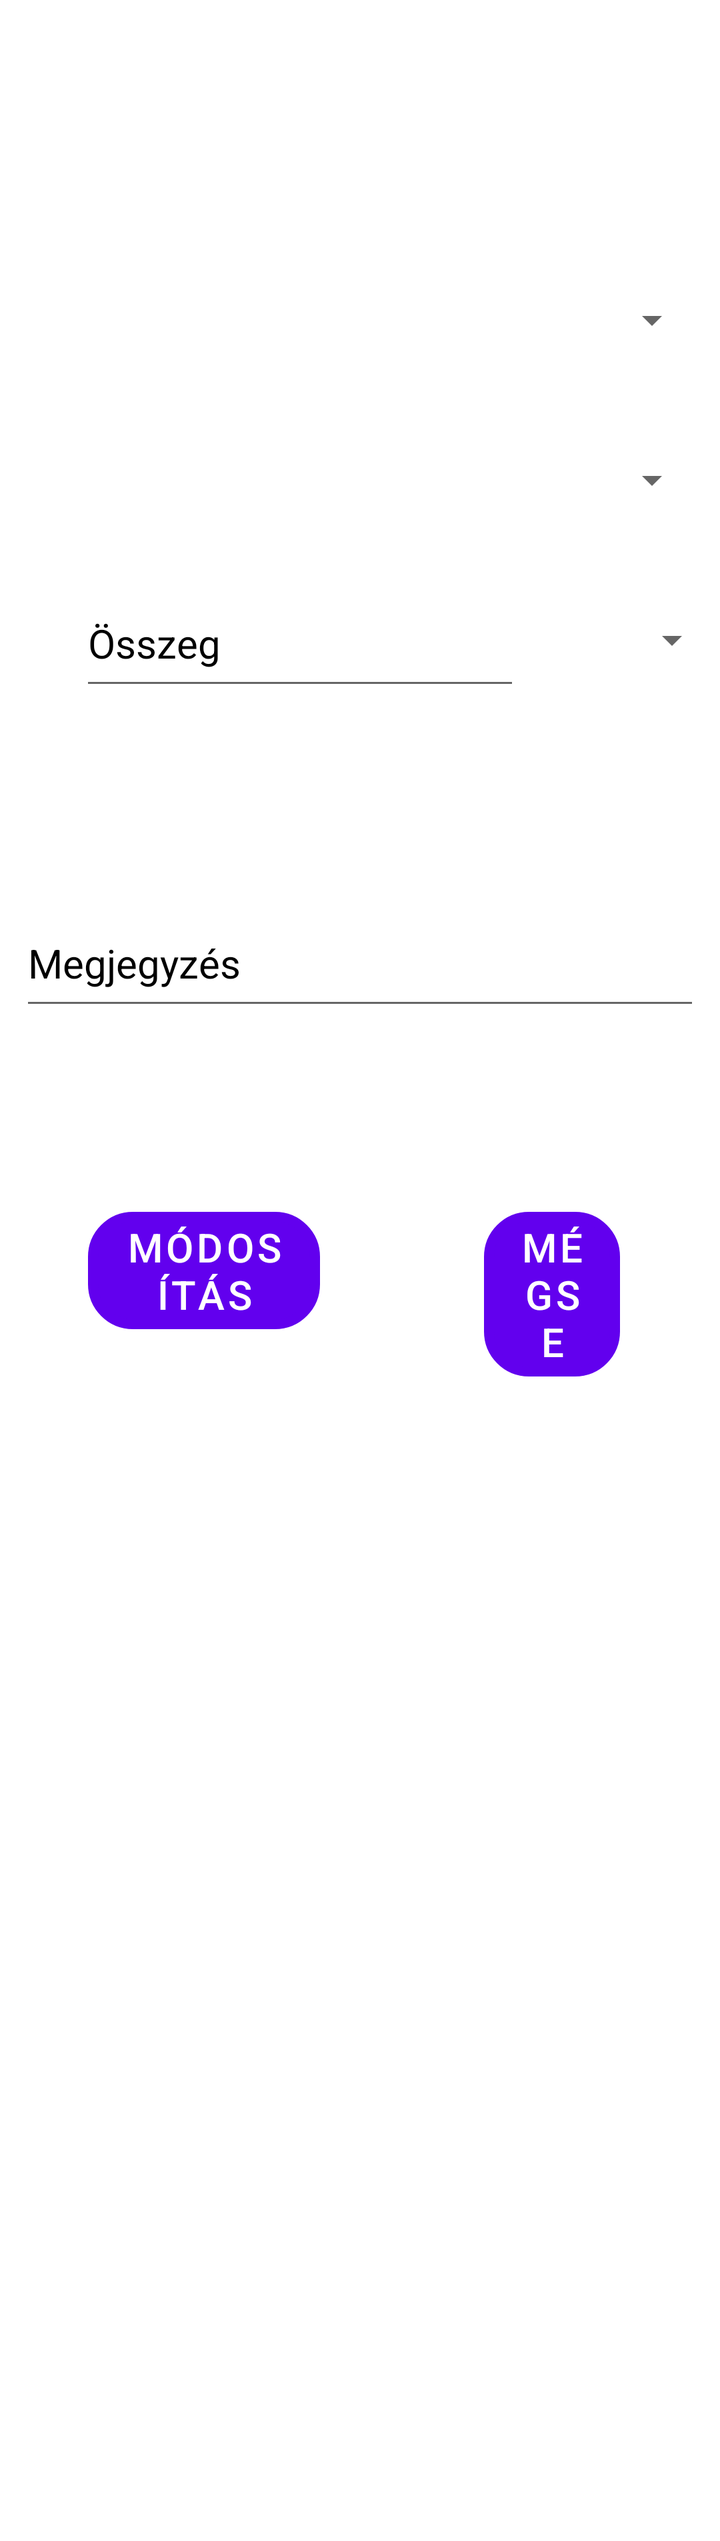
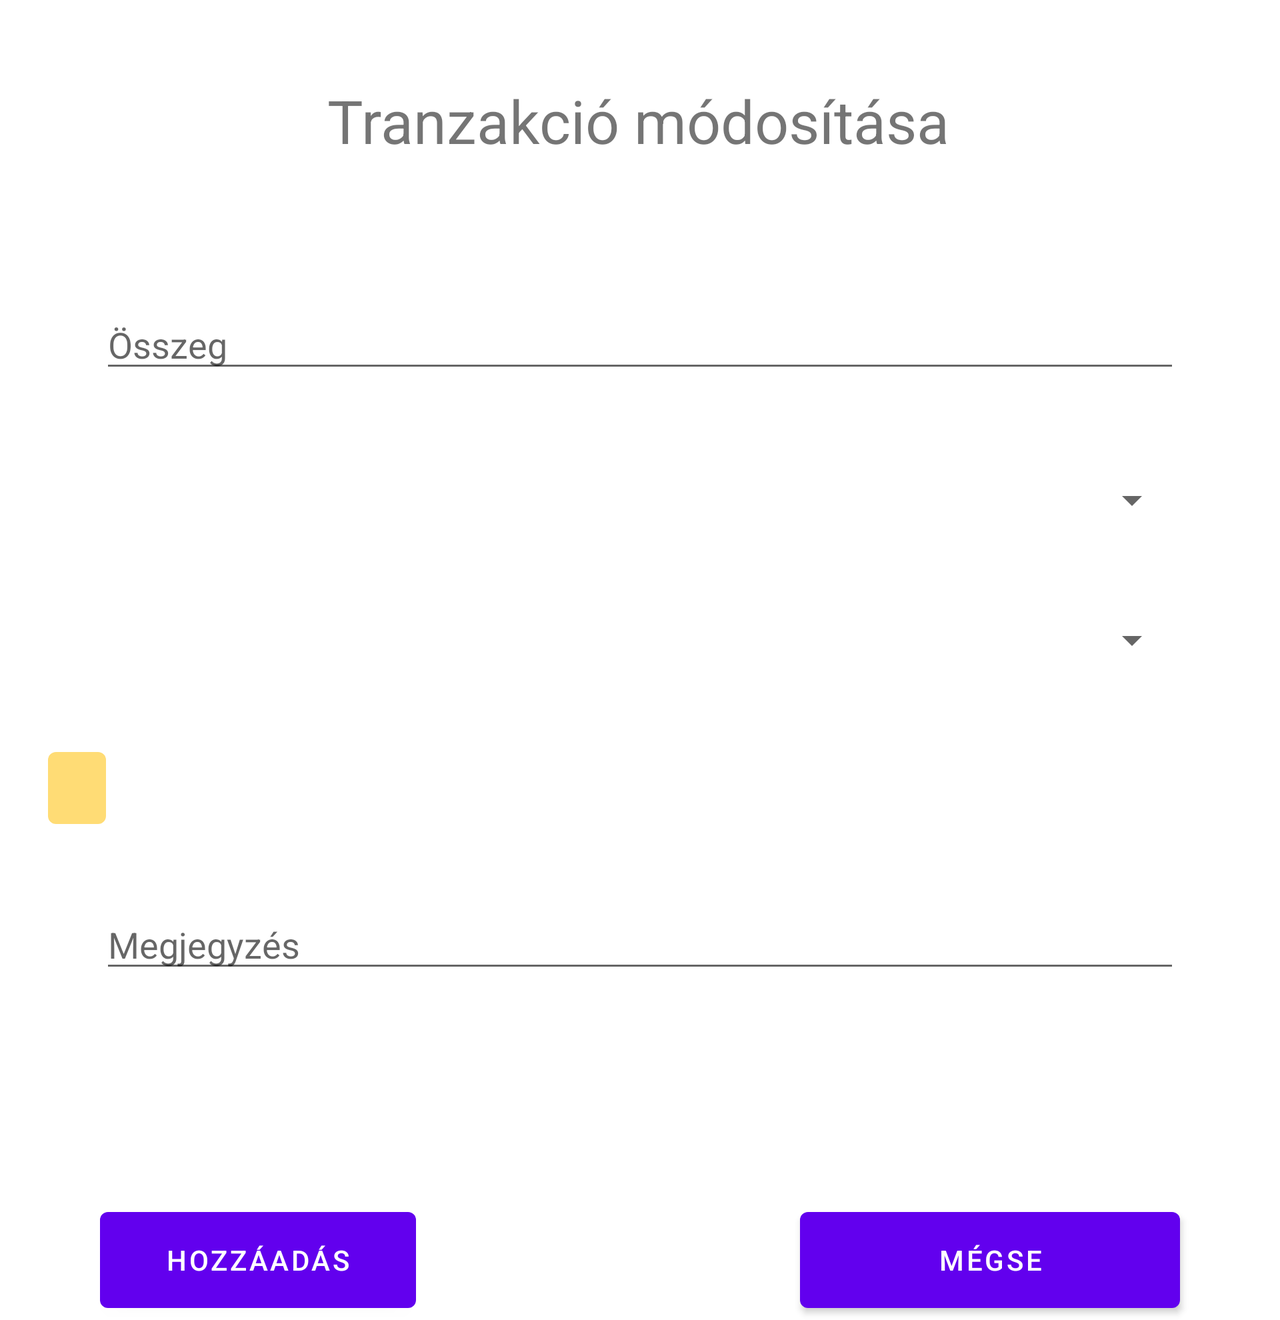

Two renders of one Android screen. The first uses the default layout on a phone; the second uses the alternative layout the repository ships for a different screen configuration, on a matching device. The two XML files are below.
<!-- AndroidManifest.xml: application theme Theme.Koltsegvetes_tervezo.NoActionBar -->
<!-- res/layout/activity_tranzakcio_update.xml -->
<?xml version="1.0" encoding="utf-8"?>
<ScrollView xmlns:android="http://schemas.android.com/apk/res/android"
    android:layout_width="fill_parent"
    android:layout_height="fill_parent"
    xmlns:app="http://schemas.android.com/apk/res-auto"
    android:screenOrientation="portrait">

    <RelativeLayout
        android:layout_width="match_parent"
        android:layout_height="wrap_content"
        android:background="@color/white">

        <TextView
            android:layout_width="wrap_content"
            android:layout_height="wrap_content"
            android:layout_centerHorizontal="true"
            android:layout_marginTop="40dp"
            android:text="@string/edit_transaction"
            android:textAlignment="center"
            android:textColor="@color/white"
            android:textSize="32dp"
            app:layout_constraintEnd_toEndOf="parent"
            app:layout_constraintStart_toStartOf="parent"
            app:layout_constraintTop_toTopOf="parent" />

        <Spinner
            android:id="@+id/kategoriaUpdateSpinner"
            android:layout_width="340dp"
            android:layout_height="60dp"
            android:layout_centerHorizontal="true"
            android:layout_marginTop="130dp"
            android:textSize="20dp" />

        <Spinner
            android:id="@+id/alKategoriaUpdateSpinner"
            android:layout_width="340dp"
            android:layout_height="60dp"
            android:layout_marginTop="210dp"
            android:layout_centerHorizontal="true"
            android:textSize="20dp"/>

        <EditText
            android:id="@+id/osszegUpdateEditText"
            android:layout_width="220dp"
            android:layout_height="60dp"
            android:layout_marginLeft="40dp"
            android:layout_marginTop="290dp"
            android:hint="@string/amount"
            android:inputType="numberDecimal"
            android:textColor="@color/black"
            android:textColorHint="@color/gray3"
            android:textSize="20dp" />

        <Spinner
            android:id="@+id/valutaSpinner"
            android:layout_width="120dp"
            android:layout_height="60dp"
            android:layout_marginLeft="255dp"
            android:layout_marginTop="290dp" />

        <ImageView
            android:id="@+id/datumUpdateButton"
            android:layout_width="60dp"
            android:layout_height="60dp"
            android:layout_marginLeft="45dp"
            android:layout_marginTop="370dp"
            android:src="@drawable/ic_calendar"
            app:backgroundTint="@color/turkiz1" />

        <TextView
            android:id="@+id/datumUpdateTextView"
            android:layout_width="wrap_content"
            android:layout_height="60dp"
            android:layout_marginLeft="145dp"
            android:layout_marginTop="385dp"
            android:textAlignment="center"
            android:textColor="@color/black"
            android:textSize="20dp" />

        <EditText
            android:id="@+id/megjegyzesUpdateEditText"
            android:layout_width="340dp"
            android:layout_height="60dp"
            android:layout_centerHorizontal="true"
            android:layout_marginTop="450dp"
            android:hint="@string/description"
            android:inputType="text"
            android:textColor="@color/black"
            android:textColorHint="@color/gray3"
            android:textSize="20dp" />

        <Button
            android:id="@+id/hozzaadButton"
            android:layout_width="160dp"
            android:layout_height="wrap_content"
            android:layout_alignParentStart="true"
            android:layout_alignParentEnd="true"
            android:layout_centerVertical="true"
            android:layout_marginStart="44dp"
            android:layout_marginTop="1200dp"
            android:layout_marginEnd="200dp"
            android:onClick="edit"
            android:text="@string/edit"
            android:textAlignment="center"
            android:textSize="20dp"
            android:background="@drawable/bordered_button"/>

        <Button
            android:id="@+id/addCancel"
            android:layout_width="120dp"
            android:layout_height="wrap_content"
            android:layout_alignParentStart="true"
            android:layout_alignParentEnd="true"
            android:layout_marginStart="242dp"
            android:layout_marginTop="600dp"
            android:layout_marginEnd="50dp"
            android:onClick="cancel"
            android:text="@string/cancel"
            android:textAlignment="center"
            android:textSize="20dp"
            android:background="@drawable/bordered_button"/>

    </RelativeLayout>

</ScrollView>
<!-- resources referenced by this layout -->
<resources>
  <color name="black">#FF000000</color>
  <color name="white">#FFFFFFFF</color>
  <!-- drawable bordered_button (drawable) -->
  <?xml version="1.0" encoding="utf-8"?>
  <layer-list
      xmlns:android="http://schemas.android.com/apk/res/android">
  
      <item
          android:bottom="6dp"
          android:drawable="@drawable/button_border"
          android:top="6dp"/>
  
  </layer-list>
  <!-- drawable ic_calendar: vector/xml drawable (drawable, 4477 chars, omitted) -->
  <string name="amount">Összeg</string>
  <string name="cancel">Mégse</string>
  <string name="description">Megjegyzés</string>
  <string name="edit">Módosítás</string>
  <string name="edit_transaction">Tranzakció módosítása</string>
  <style name="Theme.Koltsegvetes_tervezo.NoActionBar">
          <item name="windowActionBar">false</item>
          <item name="windowNoTitle">true</item>
      </style>
  <!-- drawable button_border (drawable) -->
  <?xml version="1.0" encoding="utf-8"?>
  <shape
      xmlns:android="http://schemas.android.com/apk/res/android"
      android:shape="rectangle">
  
      <stroke
          android:width="5dp"
          android:color="@color/black" />
  
      <corners
          android:radius="20dp" />
  
  </shape>
</resources>
<!-- res/layout-land/activity_tranzakcio_update.xml (the repository's variant of the layout above) -->
<!-- drawn on the phone turned sideways -->
<?xml version="1.0" encoding="utf-8"?>
<ScrollView xmlns:android="http://schemas.android.com/apk/res/android"
    android:layout_width="fill_parent"
    android:layout_height="fill_parent"
    xmlns:app="http://schemas.android.com/apk/res-auto">

    <RelativeLayout
        android:layout_width="match_parent"
        android:layout_height="wrap_content">

        <TextView
            android:layout_width="wrap_content"
            android:layout_height="wrap_content"
            android:layout_alignParentStart="true"
            android:layout_alignParentEnd="true"
            android:layout_marginStart="-1dp"
            android:layout_marginTop="40dp"
            android:layout_marginEnd="1dp"
            android:text="@string/edit_transaction"
            android:textAlignment="center"
            android:textSize="30sp" />

        <EditText
            android:id="@+id/osszegUpdateEditText"
            android:hint="@string/amount"
            android:layout_width="wrap_content"
            android:layout_height="wrap_content"
            android:layout_marginTop="150dp"
            android:layout_marginStart="50dp"
            android:layout_marginEnd="50dp"
            android:layout_alignParentStart="true"
            android:layout_alignParentEnd="true"
            android:inputType="number"/>

        <Spinner
            android:id="@+id/kategoriaUpdateSpinner"
            android:layout_width="wrap_content"
            android:layout_height="40dp"
            android:layout_marginStart="50dp"
            android:layout_marginTop="230dp"
            android:layout_marginEnd="50dp"
            android:layout_alignParentStart="true"
            android:layout_alignParentEnd="true" />

        <Spinner
            android:id="@+id/alKategoriaUpdateSpinner"
            android:layout_width="wrap_content"
            android:layout_height="40dp"
            android:layout_marginStart="50dp"
            android:layout_marginTop="300dp"
            android:layout_marginEnd="50dp"
            android:layout_alignParentStart="true"
            android:layout_alignParentEnd="true" />

        <Button
            android:id="@+id/datumButton"
            android:layout_width="62dp"
            android:layout_height="wrap_content"
            android:layout_alignParentStart="true"
            android:layout_alignParentEnd="true"
            android:layout_marginStart="53dp"
            android:layout_marginTop="370dp"
            android:layout_marginEnd="616dp"
            android:inputType="textPersonName"
            app:backgroundTint="@color/light_yellow"
            app:icon="@drawable/ic_date"
            app:iconTint="@color/white" />

        <TextView
            android:id="@+id/datumUpdateTextView"
            android:layout_width="511dp"
            android:layout_height="51dp"
            android:layout_alignParentEnd="true"
            android:layout_marginStart="130dp"
            android:layout_marginTop="370dp"
            android:layout_marginEnd="50dp"
            android:textAlignment="center"
            android:textSize="24dp" />

        <EditText
            android:id="@+id/megjegyzesUpdateEditText"
            android:layout_width="wrap_content"
            android:layout_height="wrap_content"
            android:layout_alignParentStart="true"
            android:layout_alignParentEnd="true"
            android:layout_marginStart="50dp"
            android:layout_marginTop="450dp"
            android:layout_marginEnd="50dp"
            android:hint="@string/description"
            android:inputType="text"/>

        <Button
            android:id="@+id/hozzaadButton"
            android:layout_width="300dp"
            android:layout_height="60dp"
            android:layout_alignParentStart="true"
            android:layout_alignParentEnd="true"
            android:layout_marginStart="50dp"
            android:layout_marginTop="600dp"
            android:layout_marginEnd="432dp"
            android:text="@string/add"
            android:textAlignment="center" />

        <Button
            android:id="@+id/addCancel"
            android:layout_width="300dp"
            android:layout_height="60dp"
            android:layout_alignParentStart="true"
            android:layout_alignParentEnd="true"
            android:layout_marginStart="400dp"
            android:layout_marginTop="600dp"
            android:layout_marginEnd="50dp"
            android:onClick="cancel"
            android:text="@string/cancel"
            android:textAlignment="center" />

    </RelativeLayout>
</ScrollView>
<!-- resources referenced by the variant -->
<!-- as the phone turned sideways resolves them -->
<resources>
  <color name="light_yellow">#FFDC75</color>
  <color name="white">#FFFFFFFF</color>
  <string name="add">Hozzáadás</string>
  <string name="amount">Összeg</string>
  <string name="cancel">Mégse</string>
  <string name="description">Megjegyzés</string>
  <string name="edit_transaction">Tranzakció módosítása</string>
  <style name="Theme.Koltsegvetes_tervezo.NoActionBar">
          <item name="windowActionBar">false</item>
          <item name="windowNoTitle">true</item>
      </style>
</resources>
